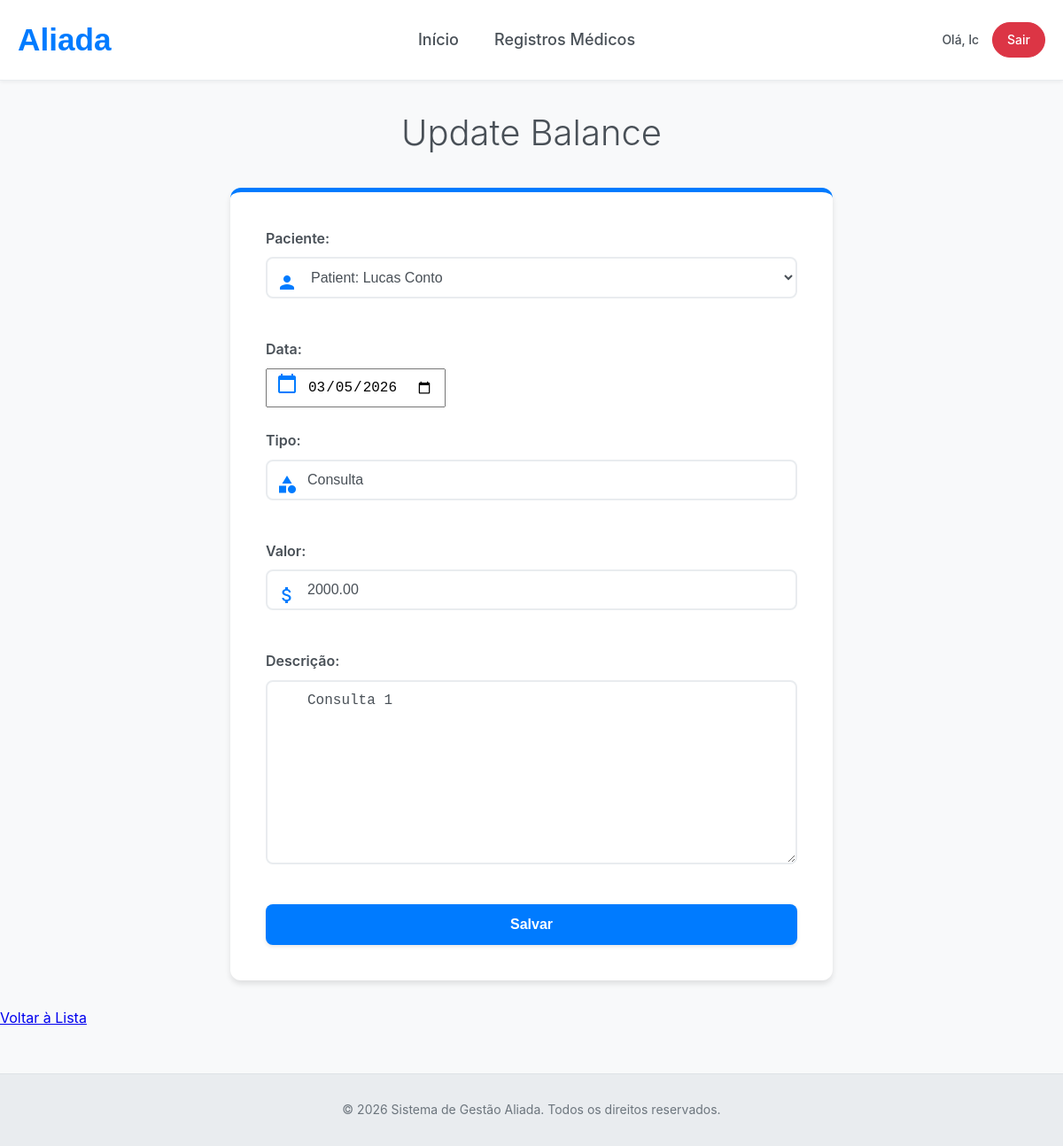
The app's page /balances/1/update/ (signed in) with its own data.
### aliada/models.py (models this page shows, shortened)
class Balance(models.Model):
    patient = models.ForeignKey(PatientRecord, on_delete=models.CASCADE, related_name='balances')
    date = models.DateField()
    type = models.CharField(max_length=50)
    amount = models.DecimalField(max_digits=10, decimal_places=2)
    description = models.TextField()
    created_by = models.ForeignKey(User, on_delete=models.SET_NULL, null=True, related_name='created_balances')
    created_at = models.DateTimeField(default=timezone.now)
    updated_by = models.ForeignKey(User, on_delete=models.SET_NULL, null=True, related_name='updated_balances')
    updated_at = models.DateTimeField(auto_now=True)

### aliada/groups.py (the view)
        def _wrapped_view(request, *args, **kwargs):
            user = request.user
            if user.is_authenticated:
                if user.groups.filter(name__in=group_names).exists() or user.is_superuser:
                    return view_func(request, *args, **kwargs)
            return render(request, 'core/access_denied.html', status=403)

### aliada/forms.py
class BalanceForm(forms.ModelForm):
    class Meta:
        model = Balance
        fields = ['patient', 'date', 'type', 'amount', 'description']
        widgets = {
            'date': forms.DateInput(attrs={'type': 'date'}),
        }

### aliada/groups.py (called while the page is built)
def group_required(*group_names):
    def decorator(view_func):
        def _wrapped_view(request, *args, **kwargs):
            user = request.user
            if user.is_authenticated:
                if user.groups.filter(name__in=group_names).exists() or user.is_superuser:
                    return view_func(request, *args, **kwargs)
            return render(request, 'core/access_denied.html', status=403)
        return _wrapped_view
    return decorator

### aliada/models.py (called while the page is built)
    def __str__(self):
        return f"Patient: {self.first_name} {self.last_name}"

### aliada/views.py (called while the page is built)
@group_required('Administrador')
def balance_update(request, pk):
    balance = get_object_or_404(Balance, pk=pk)
    if request.method == 'POST':
        form = BalanceForm(request.POST, instance=balance)
        if form.is_valid():
            balance = form.save(commit=False)
            balance.updated_by = request.user
            balance.save()
            return redirect('balance_detail', pk=balance.pk)
    else:
        form = BalanceForm(instance=balance)
    return render(request, 'core/balance/balance_form.html', {'form': form, 'title': 'Update Balance'})

### aliada/templates/core/balance/balance_form.html (shortened to what this page needs)
{% extends "core/base.html" %}
{% block content %}
    <h1>{{ title }}</h1>
    <form method="post" enctype="multipart/form-data" id="balance-form">
        <div class="form-group">
            <label for="{{ form.patient.id_for_label }}">Paciente:</label>
            <div class="input-group">
                <span class="input-group-icon"><i class="material-icons">person</i></span>
                {{ form.patient }}
            </div>
        </div>
        <div class="form-group">
            <label for="{{ form.date.id_for_label }}">Data:</label>
            <div class="input-group">
                <span class="input-group-icon"><i class="material-icons">calendar_today</i></span>
                {{ form.date }}
            </div>
        </div>
        <div class="form-group">
            <label for="{{ form.type.id_for_label }}">Tipo:</label>
            <div class="input-group">
                <span class="input-group-icon"><i class="material-icons">category</i></span>
                {{ form.type }}
            </div>
        </div>
        <div class="form-group">
            <label for="{{ form.amount.id_for_label }}">Valor:</label>
            <div class="input-group">
                <span class="input-group-icon"><i class="material-icons">attach_money</i></span>
                {{ form.amount }}
            </div>
        </div>
        <div class="form-group">
            <label for="{{ form.description.id_for_label }}">Descrição:</label>
            <div class="input-group">
                {{ form.description }}
            </div>
        </div>
        <button type="submit">Salvar</button>
    </form>
    <a href="{% url 'balance_list' %}">Voltar à Lista</a>
{% endblock %}

### aliada/templates/core/partials/_header.html
    <header class="main-header">
        <div class="header-container">
            <div class="header-logo">
                <h1>Aliada</h1>
            </div>
            <nav class="header-nav">
                <ul class="nav-list">
                    <li class="nav-item"><a href="{% url 'home' %}">Início</a></li>
                    {% if user.is_authenticated %}
                        <li class="nav-item"><a href="{% url 'record_list' %}">Registros Médicos</a></li>
                    {% endif %}
                </ul>
            </nav>
            <div class="header-user">
                {% if user.is_authenticated %}
                    <span class="user-greeting">Olá, {{ user.first_name|default:user.username }}</span>
                    <a href="{% url 'logout' %}" class="btn-logout">Sair</a>
                {% else %}
                    <a href="{% url 'login' %}" class="btn-login">Entrar</a>
                {% endif %}
            </div>
        </div>
    </header>

### aliada/static/core/style.css (style rules this page uses)
body { font-family: -apple-system, BlinkMacSystemFont, 'Segoe UI', Roboto, 'Helvetica Neue', Arial, sans-serif; background-color: #f8f9fa; margin: 0; padding: 0; color: #212529; line-height: 1.6; --primary-color: #007bff; --primary-dark: #0056b3; --secondary-color: #17a2b8; --success-color: #28a745; --danger-color: #dc3545; --light-color: #f8f9fa; --dark-color: #343a40; --gray-color: #6c757d; --border-radius: 12px; --box-shadow: 0 4px 6px rgba(0,0,0,0.1); --transition: all 0.3s ease; }
h1 { color: #495057; text-align: center; margin-bottom: 20px; font-weight: 300; font-size: 2.5em; }
form { background-color: white; padding: 40px; border-radius: var(--border-radius); box-shadow: var(--box-shadow); width: 100%; max-width: 600px; margin: 30px auto; text-align: center; border-top: 5px solid var(--primary-color); }
label { display: block; margin-bottom: 8px; color: #495057; font-weight: 600; font-size: 16px; text-align: left; }
input[type="text"], input[type="password"], input[type="email"], input[type="number"], input[type="file"], textarea, select { width: 100%; padding: 12px; margin-bottom: 20px; border: 2px solid #e9ecef; border-radius: 8px; box-sizing: border-box; font-size: 16px; background-color: #fff; color: #495057; transition: var(--transition); }
input[type="date"] { padding: 10px 12px; font-size: 16px; }
textarea { resize: vertical; min-height: 100px; }
button { background-color: var(--primary-color); color: white; padding: 14px 28px; border: none; border-radius: 8px; cursor: pointer; font-size: 16px; font-weight: 600; width: 100%; transition: var(--transition); box-shadow: 0 2px 4px rgba(0,0,0,0.1); }
.form-group { margin-bottom: 25px; text-align: left; }
.form-group label { display: block; margin-bottom: 8px; font-weight: 600; color: #495057; font-size: 16px; text-align: left; }
.input-group { position: relative; display: flex; align-items: center; }
.input-group-icon { position: absolute; left: 12px; color: #007bff; font-size: 20px; z-index: 1; transition: color 0.3s ease; }
.input-group input, .input-group select, .input-group textarea { padding-left: 45px; }
.main-header { background-color: #fff; border-bottom: 1px solid #e9ecef; box-shadow: 0 2px 4px rgba(0,0,0,0.05); position: sticky; top: 0; z-index: 1000; }
.header-container { max-width: 1200px; margin: 0 auto; padding: 0 20px; display: flex; align-items: center; justify-content: space-between; height: 90px; }
.header-logo h1 { margin: 0; font-size: 2.2em; font-weight: 700; color: #007bff; font-family: 'Poppins', sans-serif; }
.header-nav .nav-list { list-style: none; padding: 0; margin: 0; display: flex; gap: 40px; }
.nav-item a { text-decoration: none; color: #495057; font-weight: 500; font-size: 18px; transition: color 0.3s ease; padding: 15px 0; position: relative; }
.nav-item a::after { content: ''; position: absolute; width: 0; height: 2px; bottom: 0; left: 0; background-color: #007bff; transition: width 0.3s ease; }
.header-user { display: flex; align-items: center; gap: 15px; }
.user-greeting { font-size: 14px; color: #495057; font-weight: 500; }
.btn-login, .btn-logout { padding: 8px 16px; border-radius: 20px; font-weight: 500; text-decoration: none; transition: all 0.3s ease; font-size: 14px; }
.btn-logout { background-color: #dc3545; color: #fff; border: 1px solid #dc3545; }

### records on screen
Balance: patient "Patient: Lucas Conto", date "03/05/2026", type "Consulta", amount "2000.00", description "Consulta 1"

### other values on screen
{{ user.first_name|default:user.username }} "lc"
{{ title }} "Update Balance"
